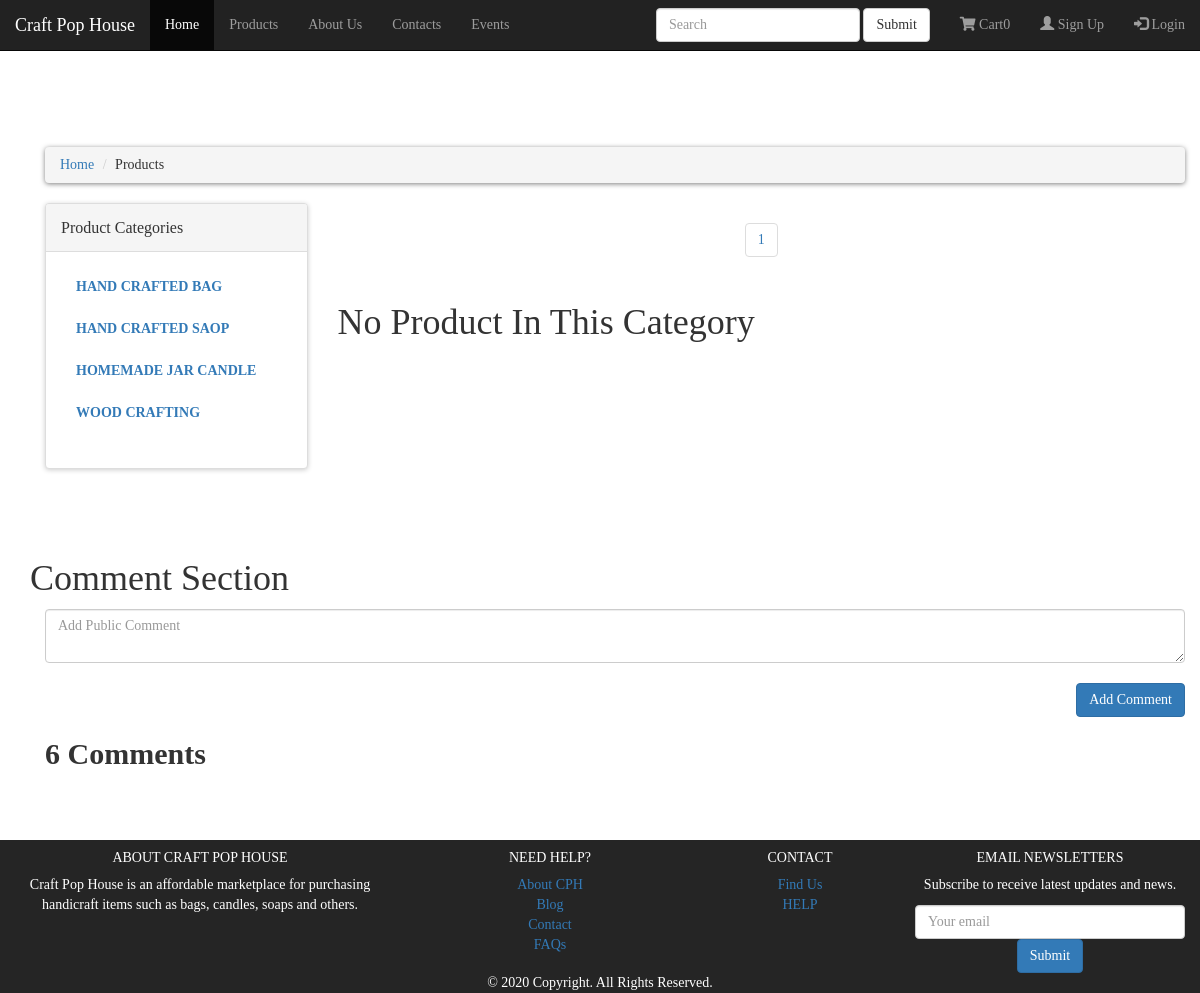
/products.php?category=2, run on an earlier commit of the app's database.
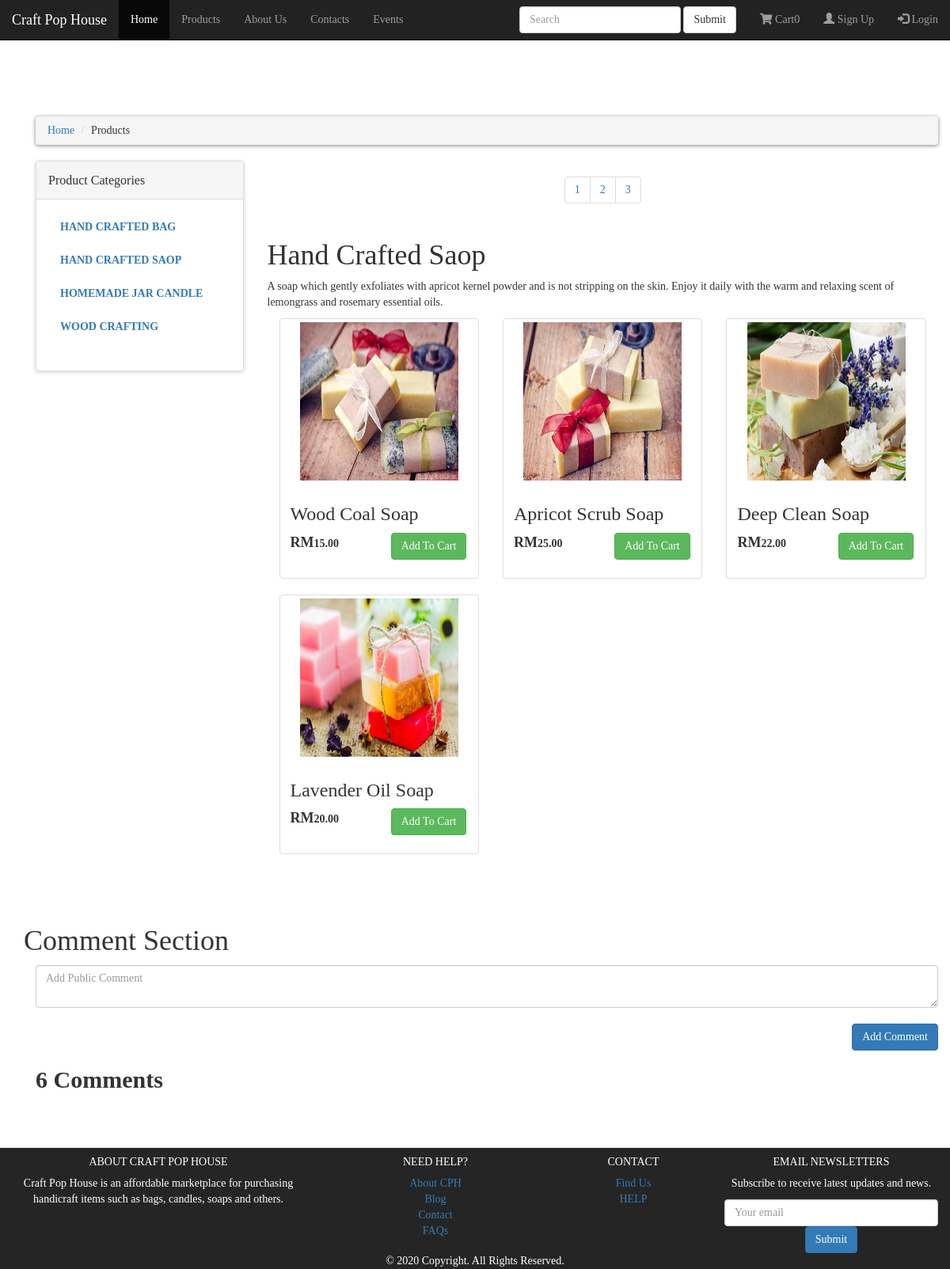
And on a later commit of the database.
### tables this page shows
CREATE TABLE `products_categories` (
  `product_category_id` int(10) NOT NULL,
  `product_category_title` text NOT NULL,
  `product_category_desc` text NOT NULL
);

CREATE TABLE `products` (
  `product_id` int(11) NOT NULL,
  `seller_id` int(11) NOT NULL,
  `product_category_id` int(11) NOT NULL,
  `product_title` text NOT NULL,
  `product_img` text NOT NULL,
  `product_price` text NOT NULL,
  `product_description` text NOT NULL
);

### classes/cart.class.php (called while the page is built, shortened)
<?php
    class cart {
        private $cid;
        public $dbConn;
        function setCid($cid) { $this->cid = $cid; }
        public function __construct($conn) {
            $this->dbConn = $conn;
        }
        public function getAllCartItems() {
            $sql  = "SELECT c.*, p.product_price, p.product_img FROM cart c JOIN products p on c.pid = p.product_id WHERE cid = :cid";
            $stmt = $this->dbConn->prepare($sql);
            $stmt->bindParam('cid', $this->cid);
            $stmt->execute();
            $carts = $stmt->fetchAll(PDO::FETCH_ASSOC);
            return $carts;
        }
    }
?>

### function.php (the view, shortened to what this page needs)
<?php
	$connection=mysqli_connect('localhost','root','','cph');
	function getCategory()
	{
		global $connection;
		$get_category = "select * from products_categories";
		$run_category =mysqli_query($connection,$get_category);
		while($row_category=mysqli_fetch_array($run_category))
		{
			$category_id = $row_category['product_category_id'];
			$category_title = $row_category['product_category_title'];
			echo "
				<li>
					<a href='products.php?category=$category_id'>$category_title</a>
				</li>
			";
		}
	}
	function getCategoryCO()
	{
		global $connection;
		if(isset($_GET['category']))
		{
			$category_id = $_GET['category'];
			$get_category_id ="select * from products_categories where product_category_id='$category_id'";
			$run_category=mysqli_query($connection,$get_category_id);
			$row_category=mysqli_fetch_array($run_category);
			$category_title = $row_category['product_category_title'];
			$category_desc = $row_category['product_category_desc'];
			$get_products="select * from products where product_category_id='$category_id'";
			$run_products= mysqli_query($connection,$get_products);
			$count=mysqli_num_rows($run_products);
			if($count==0)
			{
				echo "
					<div class='box'>
						<h1> No Product In This Category</h1>
					</div>
					";
			}
			else
			{
				echo "
					<div class='box'>
						<h1>$category_title</h1>
						<p>$category_desc</p>
					</div>
					";
			}
			while($row_products=mysqli_fetch_array($run_products))
			{
			?>
					<div class="col-sm-6 col-md-4">
						<div class="thumbnail">
						  <img src="images/<?= $row_products['product_img']; ?>" alt="" style="width: 200px; height: 200px;">
						  <div class="caption">
							<h3><?= $row_products['product_title']; ?></h3>
							<p>
								<div class="row">
									<div class="col-sm-6 col-md-6">
										<strong> <span style="font-size: 18px;">RM</span><?= number_format( $row_products['product_price'], 2 ); ?></strong>
									</div>
									<div class="col-sm-6 col-md-6">
										<?php
											$disButton = "";
										 ?>
										<button id="cartBtn_<?=$row_products['product_id'];?>" <?php echo $disButton; ?> class="btn btn-success" onclick="addToCart(<?=$row_products['product_id'];?>, this.id); check_login(); " role="button">Add To Cart</button>
									</div>
								</div>
							</p>
						  </div>
						</div>
					</div>
		<?php	}
		}
	}
?>

### products.php (shortened to what this page needs)
<?php
	include("function.php");
	$conn = new mysqli('localhost', 'root', '', 'cph');
$sqlNumComments = $conn->query("SELECT id FROM comments");
$numComments = $sqlNumComments->num_rows;
?>
<!DOCTYPE html>
<html lang="en">
<head>
	<link rel="stylesheet" type="text/css" href="styles/category.css">
	<link href="styles/cart.css" rel="stylesheet" type="text/css">
	<link rel="stylesheet" href="https://maxcdn.bootstrapcdn.com/bootstrap/3.4.1/css/bootstrap.min.css">
    <link rel="stylesheet" href="https://cdnjs.cloudflare.com/ajax/libs/font-awesome/5.8.2/css/all.css" />
</head>
<body>
	<br>
	<br><br><br><br>
	<?php
		include "includes/nav_header.php";
	?>
	<div class="container">
		<div id="content">
			<div class='container'>
				<div class="row">
					<div class="col-md-10 col-md-offset-1">
					</div>
				<div class="col-md-12">
					<ul class="breadcrumb">
						<li><a href="code.php">Home</a></li>
						<li>Products</li>
					</ul>
				</div>
				<div class="col-md-3">
					<?php
					include("includes/sidebar.php");
					?>
				</div>
				<div class="col-md-9">
						<center>
							<ul class="pagination">
							<?php
							$per_page=6;
								$conn = mysqli_connect('localhost','root','','cph');
								$query = "SELECT * FROM products";
								$result = mysqli_query($conn,$query);
								$total = mysqli_num_rows($result);
								$num_pages = ceil($total / $per_page);
								for ($page=1; $page<=$num_pages; $page++){
									echo "
								<li>
									<a href='products.php?page=" . $page . "'>" . $page . "</a>
								</li>
								";
								};
								?>
								</ul>
						</center>
						<?php getCategoryCO();?>
				</div>
				</div>
			</div>
			<div class="container" style="margin-top:50px;">
				<div class="row">
					<h1> Comment Section </h1>
				</div>
				<div class="row">
					<div class="col-md-12">
						<textarea class="form-control" id="mainComment" placeholder="Add Public Comment" cols="30" rows="2"></textarea><br>
						<button style="float:right" class="btn-primary btn" onclick="isReply = false;" id="addComment">Add Comment</button>
					</div>
				</div>
				<div class="row">
					<div class="col-md-12">
						<h2><b id="numComments"><?php echo $numComments ?> Comments</b></h2>
					</div>
				</div>
			</div>
				</div>
			</div>
	<?php
		include "includes/footer.php";
	?>
</body>
</html>

### includes/nav_header.php (shortened to what this page needs)
<?php
	echo '<nav class="navbar navbar-fixed-top navbar-inverse">
			<div class="container-fluid">
				<div class="navbar-header">
				<a class="navbar-brand" href="index.php">Craft Pop House</a>
				</div>
				<ul class="nav navbar-nav">
					<li class="active"><a href="index.php">Home</a></li>
					<li><a href="products.php">Products</a></li>
					<li><a href="aboutus.php">About Us</a></li>
					<li><a href="contacts.php">Contacts</a></li>
					<li><a href="events.php">Events</a></li>
				</ul>';
				if(isset($_SESSION['user']))
				{
					echo '<ul class="nav navbar-nav navbar-right">
							  <li class="dropdown"><a class="dropdown-toggle" data-toggle="dropdown" href="#">'; echo $_SESSION["user"]["username"]; echo' <span class="caret"></span></a>
								<ul class="dropdown-menu">
								  <li><a href="#">Update Account</a></li>
								</ul>
							  </li>
							  <li><a href="logout.php"><span class="glyphicon glyphicon-log-in"></span> Sign Out</a></li>
						</ul>';
				}
				else
				{
					echo '<ul class="nav navbar-nav navbar-right">
							  <li><a href="registration.php"><span class="glyphicon glyphicon-user"></span> Sign Up</a></li>
							  <li><a href="login.php"><span class="glyphicon glyphicon-log-in"></span> Login</a></li>
						</ul>';
				}
				echo '<ul class="nav navbar-nav navbar-right">
						<li>
							<a href="cart.php" class="nav-item nav-link active">
							<i class="fas fa-shopping-cart"></i> Cart';
								$db   = new DbConnect();
								$conn = $db->connect();
								require 'classes/cart.class.php';
								$objCart = new cart($conn);
								$objCart->setCid($_SESSION['cid']);
								$cartItems = $objCart->getAllCartItems();
								$count = count($cartItems);
								echo "<span id=\"itemCount\" class=\"text-white\">$count</span>";
					echo '</a>
						</li>
					</ul>';
				echo '<form class="navbar-form navbar-right" action="/action_page.php">
						  <div class="form-group">
							<input type="text" class="form-control" placeholder="Search" name="search">
						  </div>
						  <button type="submit" class="btn btn-default">Submit</button>
					</form>';
			echo '</div>
		</nav>';
?>

### includes/sidebar.php
<div class="panel panel-default sidebar-menu">
	<div class="panel-heading">
		<h3 class="panel-title">Product Categories </h3>
	</div>
	<div class="panel-body">
		<ul class="nav nav-pills nav-stacked category-menu">
		<?php getCategory();?>
		</ul>
	</div>
</div>

### includes/footer.php
<?php
	echo '
	<footer class="page-footer font-small blue pt-4">
	  <div class="container-fluid text-center text-md-left">
		<div class="row">
			<div class="col-md-4 mt-md-0 mt-3" id="about">
			<h5 class="text-uppercase">About Craft Pop House</h5>
			<p>Craft Pop House is an affordable marketplace for purchasing handicraft items such as bags, candles, soaps and others.</p>
			</div>
			<div class="col-md-3">
			<h5 class="text-uppercase">Need Help?</h5>
			<ul class="list-unstyled">
			  <li>
				<a href="#!">About CPH</a>
			  </li>
			  <li>
				<a href="#!">Blog</a>
			  </li>
			  <li>
				<a href="#!">Contact</a>
			  </li>
			  <li>
				<a href="#!">FAQs</a>
			  </li>
			</ul>
		  </div>
		  <div class="col-md-2">
			<h5 class="text-uppercase">CONTACT</h5>
			<ul class="list-unstyled">
			  <li>
				<a href="#!">Find Us</a>
			  </li>
			  <li>
				<a href="#!">HELP</a>
			  </li>
			</ul>
		  </div>
		  <div class="col-md-3">
			<h5 class="text-uppercase">Email NewsLetters</h5>
			<p class="subscribe">Subscribe to receive latest updates and news.</p>
			<input type="text" class="form-control" placeholder="Your email"
			aria-label="Your email" aria-describedby="basic-addon2">
			<button class="btn btn-primary" id="submit-footer" type="submit">Submit</button>
		  </div>
		</div>
		</div>
		<div class="footer-copyright text-center py-3">© 2020 Copyright. All Rights Reserved.
		</div>
	</footer>
	';
?>

### styles/category.css (style rules this page uses)
* { font-family: Quicksand; }
body { background: #fff; }
.breadcrumb { margin-top: 4%; }
input { margin-bottom: 10px; }
footer { margin-top: 5%; background-color:#252525; color: white; }
.breadcrumb { padding:8px 15px; margin-bottom:20px; background:#ffffff; box-shadow:0px 1px 5px rgba(0,0,0, .5); border-radius:5px; }
.breadcrumb>li +li:before { content:">/00a0"; color:#cccccc; }
#content .panel.sidebar-menu { box-sizing:border-box; box-shadow:0px 1px 5px rgba(0,0,0, .2); }
#content .panel.sidebar-menu ul.nav.category-menu { margin-bottom:20px; }
#content .panel.sidebar-menu ul.nav.category-menu li a { text-transform:uppercase; font-weight:600; }
#content .panel.sidebar-menu h3 { padding:5px 0px; margin:0px; }

### styles/cart.css (style rules this page uses)
* { font-family: Quicksand; }
img { max-width: 100%; height: auto; background: lightblue; background: radial-gradient(white 30%, lightblue 70%); }
footer { margin-top: 5%; background-color:#252525; color: white; }
html, body { height: 100%; }
body { display: flex; flex-direction: column; }

What changed in the data, as far as the page shows it:
shown differently, row unchanged: products_categories "HAND CRAFTED SAOP": product_category_title (not shown) → "Hand Crafted Saop"; product_category_desc (not shown) → "A soap which gently exfoliates with apricot kernel powder and is not stripping on the skin. Enjoy it daily with the warm and relaxing scent of lemongrass and rosemary essential oils."
added products: product_img (picture), product_title "Wood Coal Soap", product_price "15.00"
added products: product_img (picture), product_title "Apricot Scrub Soap", product_price "25.00"
added products: product_img (picture), product_title "Deep Clean Soap", product_price "22.00"
added products: product_img (picture), product_title "Lavender Oil Soap", product_price "20.00"
Also different on the page:
new list line: "2"
new list line: "3"
text no longer shown: "No Product In This Category"
